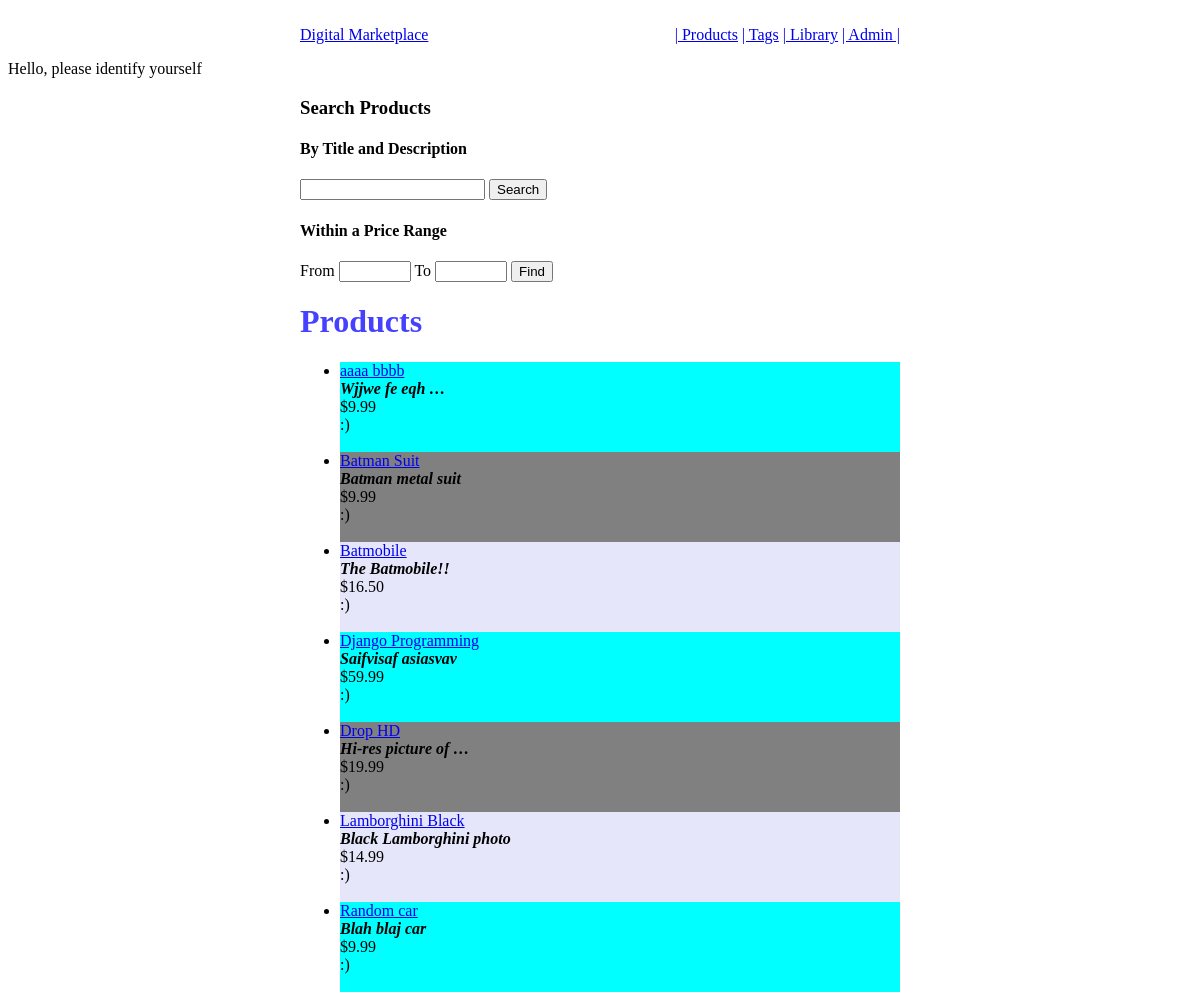
/products/, run on an earlier commit of the app's database.
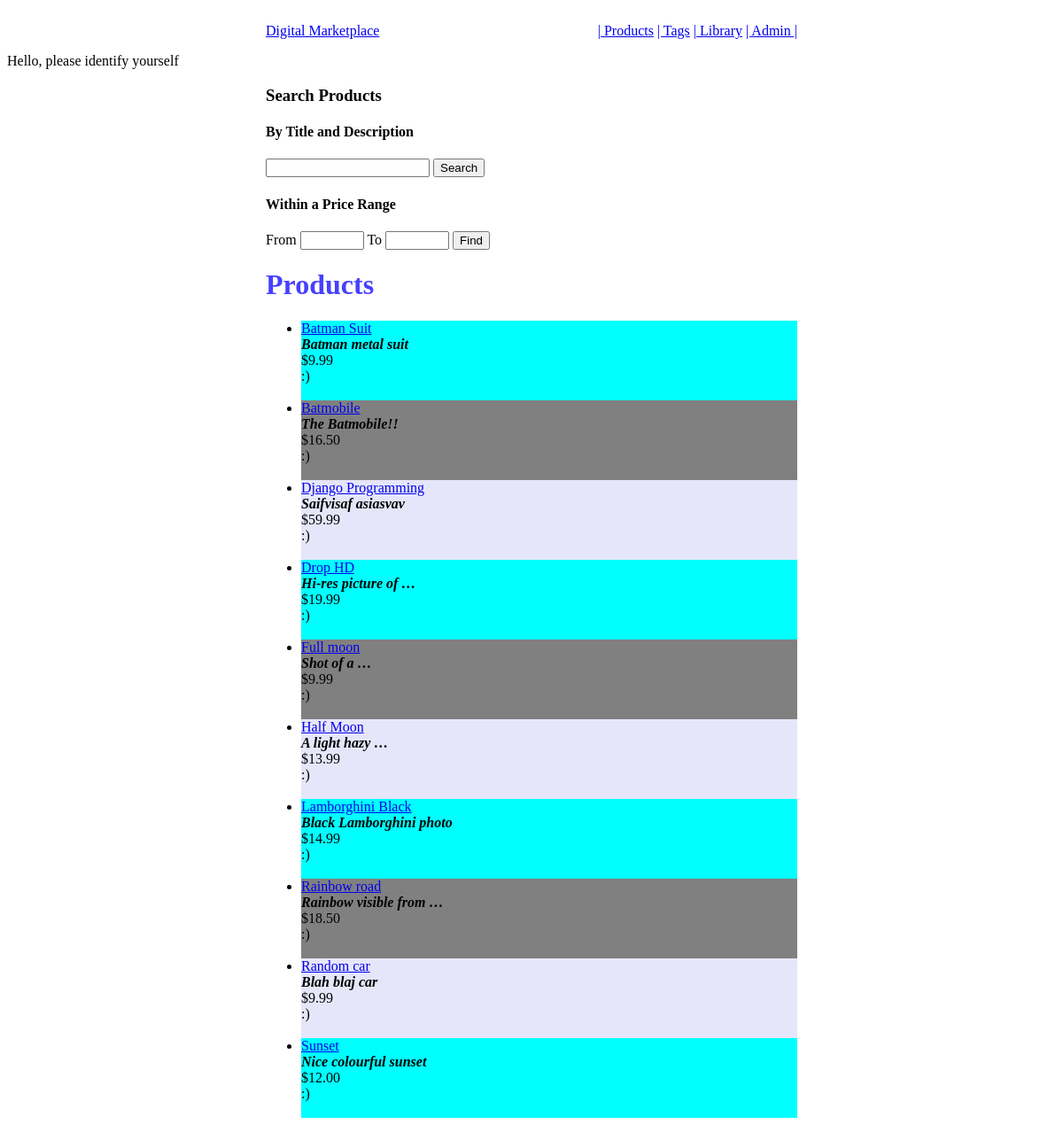
And on a later commit of the database.
### products/models.py (models this page shows, shortened)
class Product(m.Model):
    owner = m.ForeignKey(User, related_name='product_owner')
    managers = m.ManyToManyField(User, related_name='product_managers', blank=True)
    title = m.CharField(max_length=30)
    slug = m.SlugField(blank=True, unique=True)
    description = m.TextField(blank=True)
    media = m.ImageField(blank=True, null=True, upload_to=helpers.media_location)
    price = m.DecimalField(max_digits=100, decimal_places=2, default=9.99)
    sale_price = m.DecimalField(max_digits=100, decimal_places=2, default=6.99, null=True, blank=True)
    is_available = m.BooleanField(default=True)  # is the product available to purchase?
    def __str__(self):
        return self.title

### products/views.py (the view)
class ProductListView(SimpleSearchMixin, ListView):
    model = Product

### templates/products/product_list.html (shortened to what this page needs)
{% extends 'base.html'%}
{% block content %}
<div id="search-box">
    <h3>Search Products</h3>
    <h4>By Title and Description</h4>
    <form method="GET" action="">
        <input type="text" name="td" value="{{ request.GET.td }}">
        <input type="submit" value="Search"> <br>
    </form>
    <h4>Within a Price Range</h4>
    <form method="GET" action="">
        From <input type="number" name="pf" min="1" max="1000" value="{{ request.GET.pf }}">
        To <input type="number" name="pt" min="1" max="1000" value="{{ request.GET.pt }}">
        <input type="submit" value="Find"> <br>
    </form>
</div>
<h1>Products</h1>
<ul>
    {% for instance in object_list %}
        {% if instance.is_available == True %}
            <div class="{%  cycle 'a' 'b' 'c' %}">
            <li><a href="{% url 'products:detail' instance.id %}">{{ instance }}</a></li>
            {% if instance.description %}
            <i><strong>{{ instance.description|capfirst|truncatewords:3 }}</strong></i><br>
            {% endif %}
            ${{ instance.price }}
            {% with ':)' as smiley %}
                <br>{{ smiley }}
            {% endwith %}
            <br><br>
            </div>
        {%  endif %}
    {% empty %}
        <li>No Products have been registered yet</li>
    {% endfor %}
</ul>
{% endblock %}

### templates/base.html (shortened to what this page needs)
{% load staticfiles %}
<!DOCTYPE html>
<html lang="en" xmlns="http://www.w3.org/1999/html">
<head>
</head>
    <link rel="stylesheet" href="{% static 'css/base.css' %}" />
<body>
<nav class="main-nav">
    <ul class="pull-left first-nav">
        <li><a href="#">Digital Marketplace</a></li>
    </ul>
    <ul class="pull-right">
        <li><a href="{% url 'products:list' %}">| Products</a></li>
        <li><a href="{% url 'tags:list' %}">| Tags</a></li>
        <li><a href="{% url 'dashboard' %}">| Library</a></li>
        <li><a href="http://localhost:8000/admin">| Admin |</a></li>
    </ul>
</nav>
<div class="greeting">
    {% if request.user.is_authenticated %}
        <p>Hello, <strong>{{ request.user.username|capfirst }}</strong></p>
    {% else %}
        <p>Hello, please identify yourself</p>
    {% endif %}
</div>
<div class="main-content">
    {% block content %}{% endblock content %}
</div>
</body>
</html>

### static/css/base.css (style rules this page uses)
h1 { color: #4640ff; }
.a { background-color: aqua; }
.b { background-color: grey; }
.c { background-color: lavender; }

What changed in the data, as far as the page shows it:
removed Product: title "aaaa bbbb", description "Wjjwe fe eqh …", price "9.99", smiley ":)"
added Product: title "Full moon", description "Shot of a …", price "9.99", smiley ":)"
added Product: title "Half Moon", description "A light hazy …", price "13.99", smiley ":)"
added Product: title "Rainbow road", description "Rainbow visible from …", price "18.50", smiley ":)"
added Product: title "Sunset", description "Nice colourful sunset", price "12.00", smiley ":)"
